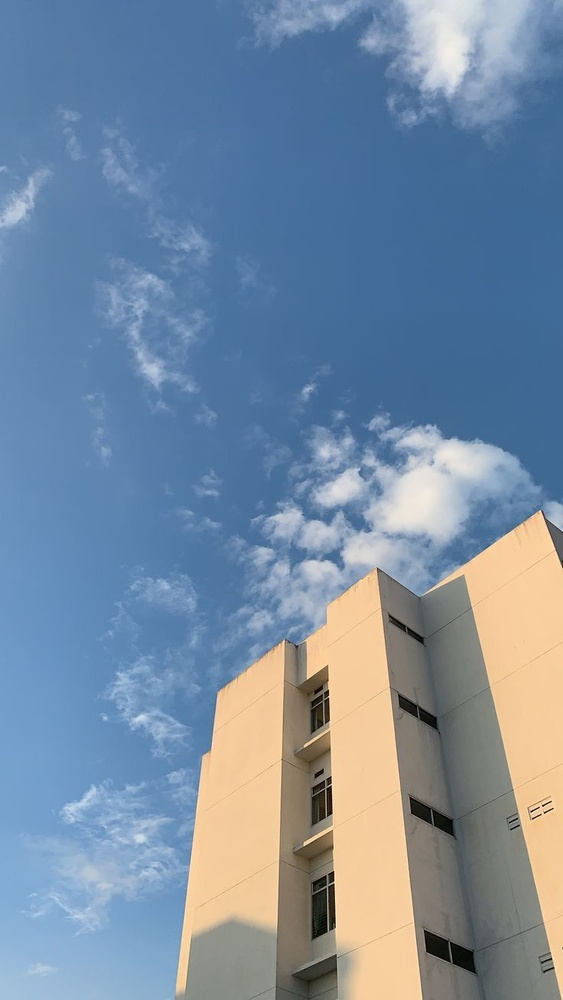
#> input picture gambaruas.jpeg, 563 x 1000 px, shrunk from 736 x 1308 before the run
$ python segmentasi_uas.py   (older library calls are emulated)
#> lines starting #> are read from the running program, lines starting #| are printed output that depends on the picture; after the words box and inside, x2 and y2 are one past the last pixel; in counts of white or black regions, pixels touching at a corner belong together
import os
import cv2
import numpy as np
import matplotlib.pyplot as plt


def read_image(path: str):
#> called with path = 'gambaruas.jpeg'
    if not os.path.exists(path):
        raise FileNotFoundError(f"File tidak ditemukan: {path}")

    img_bgr = cv2.imread(path)
#> img_bgr is the input picture: shape (1000, 563, 3); mean B, G, R 161.6, 139.7, 119.4
    if img_bgr is None:
        raise ValueError("Gagal membaca gambar. Pastikan format file valid (jpg/png).")

    img_rgb = cv2.cvtColor(img_bgr, cv2.COLOR_BGR2RGB)
    gray = cv2.cvtColor(img_bgr, cv2.COLOR_BGR2GRAY)
    return img_bgr, img_rgb, gray


def otsu_threshold(gray: np.ndarray) -> np.ndarray:
    # Otsu Thresholding (sesuai materi thresholding)
    _, otsu = cv2.threshold(gray, 0, 255, cv2.THRESH_BINARY + cv2.THRESH_OTSU)
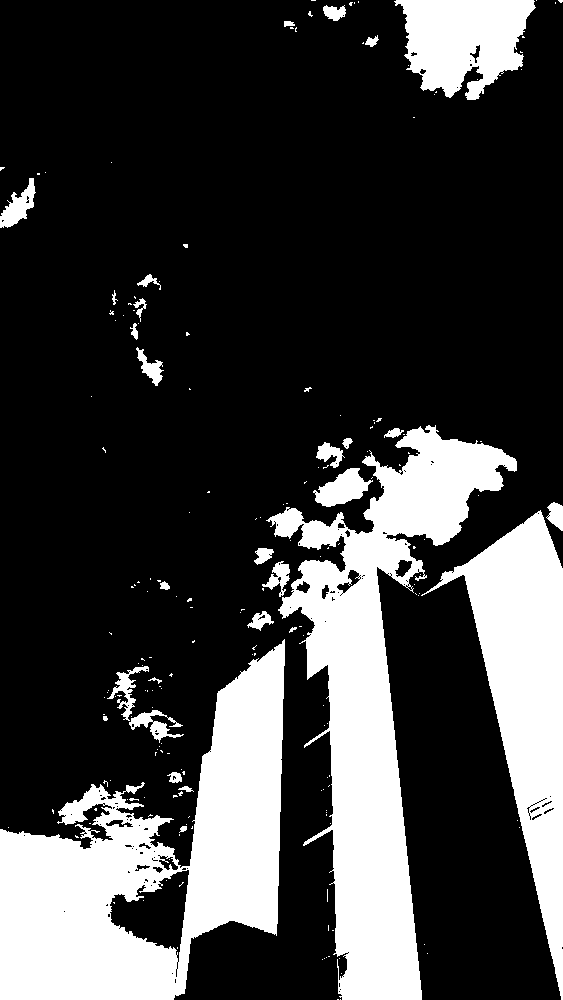
#> otsu: shape (1000, 563); 24.6% white; 194 white regions (163 under 20 px), largest, box (x1, y1, x2, y2) and area: (0, 639, 285, 1000) 49739, (266, 425, 517, 1000) 46666, (421, 510, 563, 1000) 25149
    return otsu


def sobel_magnitude(gray: np.ndarray) -> np.ndarray:
    # Sobel (Gx, Gy, magnitude)
    gx = cv2.Sobel(gray, cv2.CV_64F, 1, 0, ksize=3)
    gy = cv2.Sobel(gray, cv2.CV_64F, 0, 1, ksize=3)
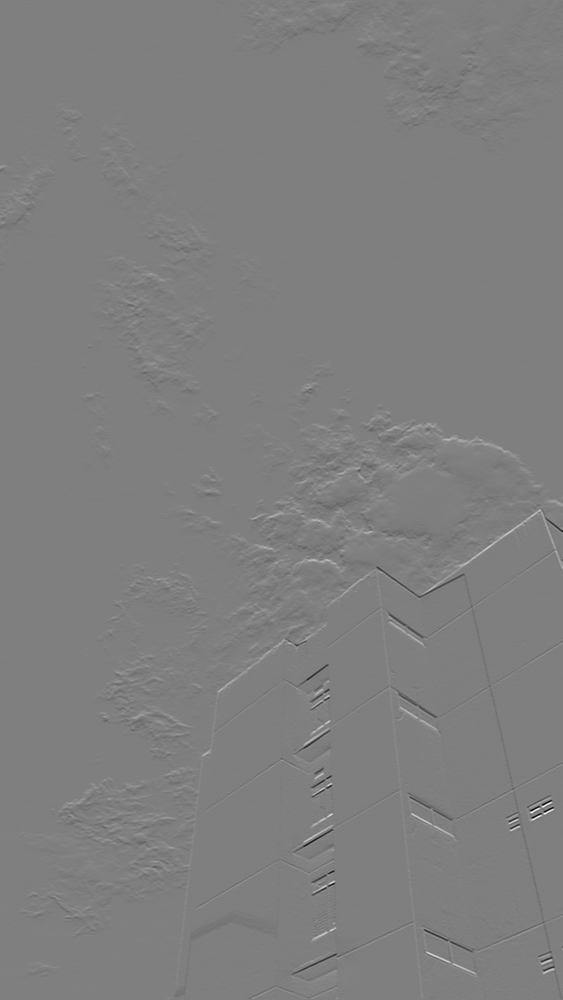
#> gy: shape (1000, 563) float64; min -770, max 771, mean 0; drawn with min black and max white
    mag = np.sqrt(gx**2 + gy**2)

    # normalisasi biar enak dilihat
    if mag.max() > 0:
        mag = (mag / mag.max() * 255).astype(np.uint8)
    else:
        mag = mag.astype(np.uint8)
    return mag


def canny_edges(gray: np.ndarray, t1: int = 100, t2: int = 200) -> np.ndarray:
    # Canny edge detection
#> called with t1 = 100, t2 = 200
    edges = cv2.Canny(gray, threshold1=t1, threshold2=t2, apertureSize=3)
#> edges: shape (1000, 563); 1.3% white in thin lines or dots
    return edges


def watershed_segmentation(img_bgr: np.ndarray):
    """
    Watershed segmentation standar:
    1) Noise removal + threshold
    2) Sure background (dilate)
    3) Sure foreground (distance transform)
    4) Unknown region
    5) Connected components -> markers
    6) Apply watershed
    """
    # Konversi ke gray
    gray = cv2.cvtColor(img_bgr, cv2.COLOR_BGR2GRAY)

    # Noise removal
    blur = cv2.GaussianBlur(gray, (5, 5), 0)

    # Threshold (Otsu) untuk mask awal
    _, thresh = cv2.threshold(blur, 0, 255, cv2.THRESH_BINARY + cv2.THRESH_OTSU)
#> thresh: shape (1000, 563); 24.6% white; 58 white regions (26 under 20 px), largest, box (x1, y1, x2, y2) and area: (0, 640, 285, 1000) 50081, (268, 426, 517, 1000) 46657, (423, 511, 563, 1000) 25345

    # Pastikan objek putih (kadang kebalik tergantung gambar)
    # Kalau objek dominan gelap, invert bisa membantu.
    # Heuristik sederhana: kalau putih terlalu sedikit, invert
    white_ratio = np.mean(thresh == 255)
#> white_ratio = 0.246
    if white_ratio < 0.35:
        thresh = cv2.bitwise_not(thresh)

    # Morph opening (hapus noise kecil)
    kernel = np.ones((3, 3), np.uint8)
    opening = cv2.morphologyEx(thresh, cv2.MORPH_OPEN, kernel, iterations=2)
#> opening: shape (1000, 563); 75.1% white; 41 black regions (15 under 20 px), largest, box (x1, y1, x2, y2) and area: (0, 640, 285, 1000) 50727, (263, 426, 517, 1000) 47660, (423, 503, 563, 1000) 25765

    # Sure background
    sure_bg = cv2.dilate(opening, kernel, iterations=3)
#> sure_bg: shape (1000, 563); 79% white; 32 black regions (12 under 20 px), largest, box (x1, y1, x2, y2) and area: (0, 648, 282, 1000) 45271, (274, 430, 514, 1000) 39244, (455, 516, 563, 990) 22977

    # Sure foreground via distance transform
    dist_transform = cv2.distanceTransform(opening, cv2.DIST_L2, 5)
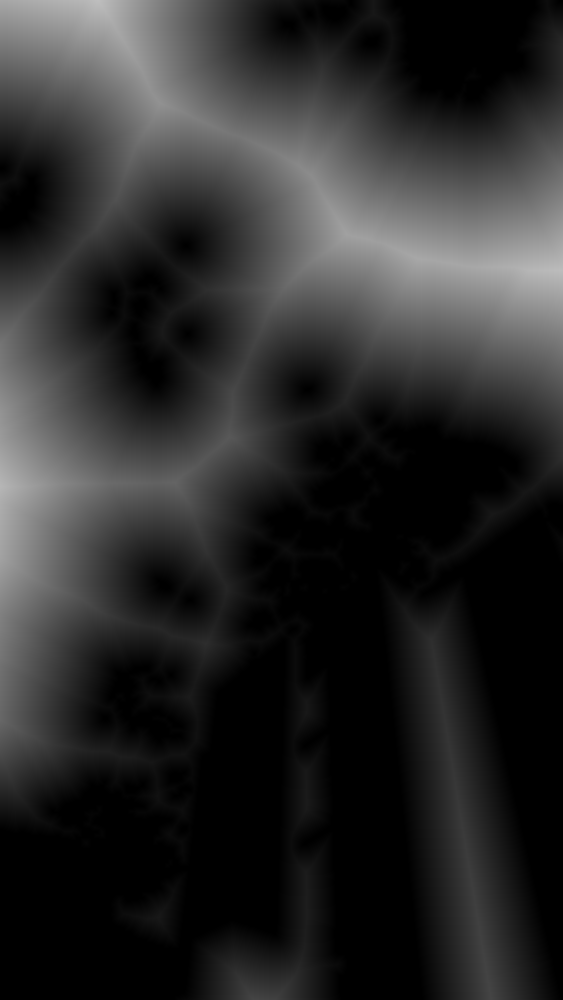
#> dist_transform: shape (1000, 563) float32; min 0, max 190.4, mean 43.2
    _, sure_fg = cv2.threshold(dist_transform, 0.7 * dist_transform.max(), 255, 0)
#> sure_fg: shape (1000, 563) float32; 6.3% white; 3 white regions, box (x1, y1, x2, y2) and area: (292, 161, 563, 329) 19177, (0, 0, 182, 117) 9874, (0, 388, 65, 606) 6695
    sure_fg = sure_fg.astype(np.uint8)

    # Unknown region
    unknown = cv2.subtract(sure_bg, sure_fg)
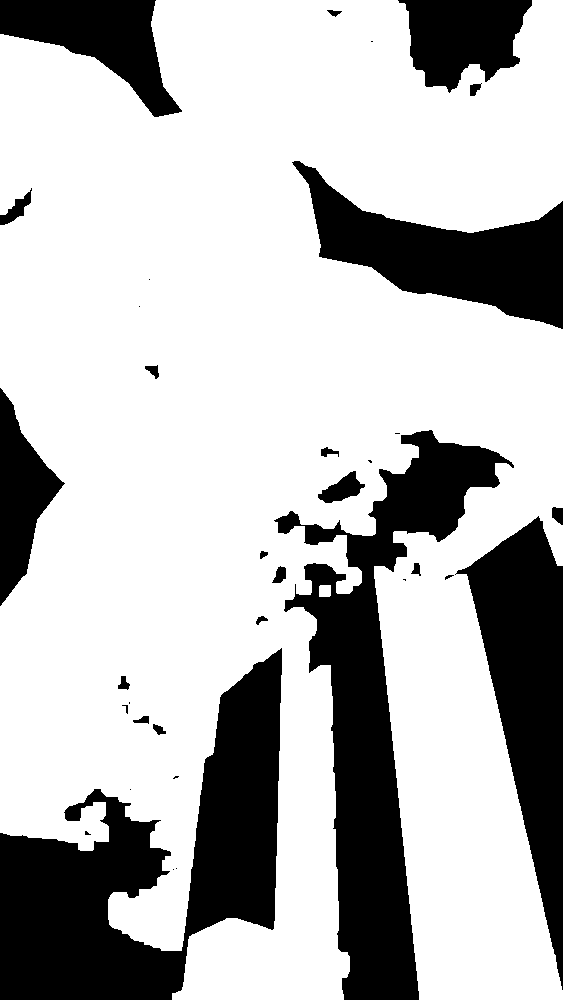
#> unknown: shape (1000, 563); 72.7% white; 35 black regions (12 under 20 px), largest, box (x1, y1, x2, y2) and area: (0, 648, 282, 1000) 45271, (274, 430, 514, 1000) 39244, (455, 516, 563, 990) 22977

    # Marker labelling
    _, markers = cv2.connectedComponents(sure_fg)
#> markers: shape (1000, 563) int32; 4 distinct labels, from 0 to 3
    markers = markers + 1
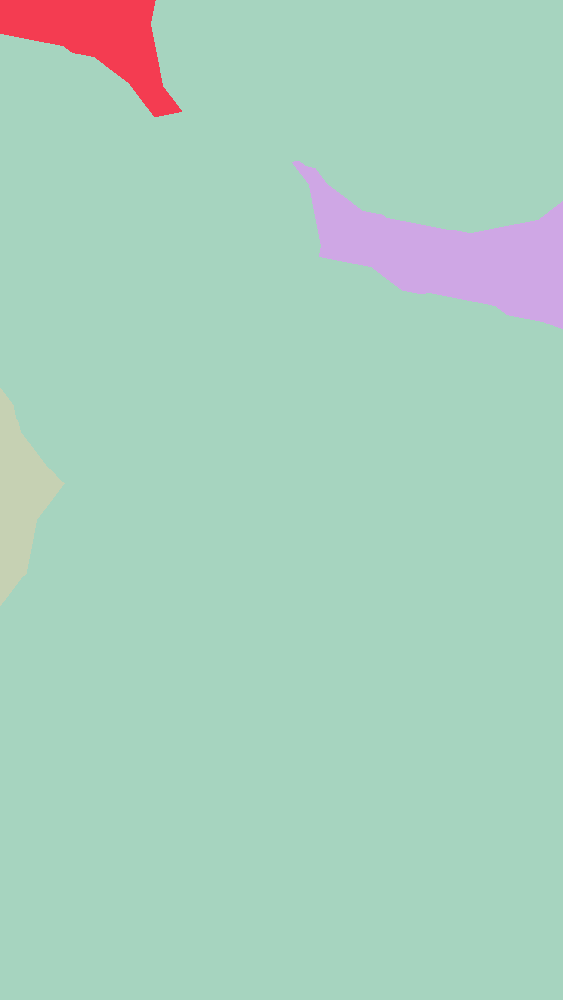
#> markers: shape (1000, 563) int32; 4 distinct labels, from 1 to 4; one colour per label, 0 black
    markers[unknown == 255] = 0
#> markers: shape (1000, 563) int32; 5 distinct labels, from 0 to 4

    # Apply watershed
    ws_input = img_bgr.copy()
    markers = cv2.watershed(ws_input, markers)
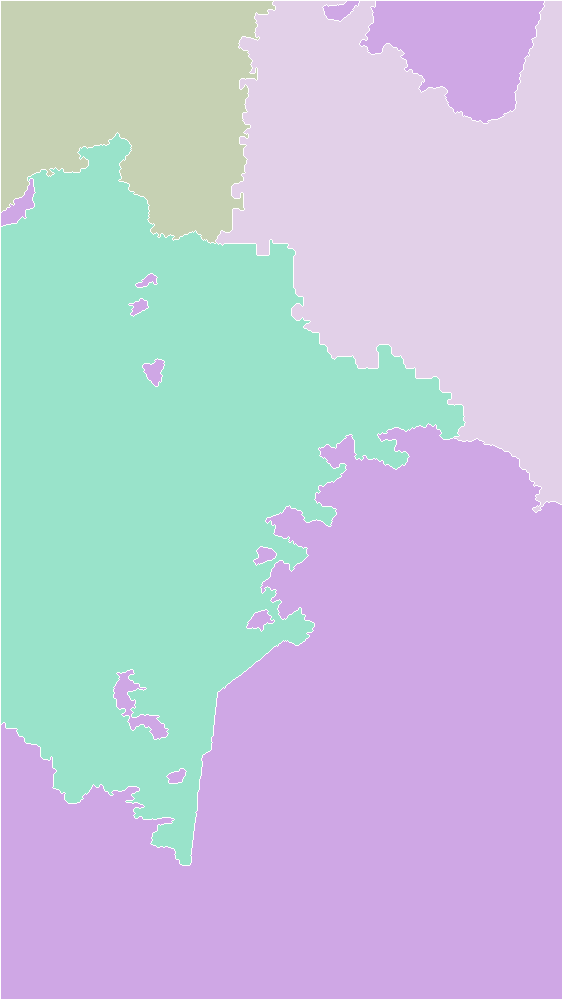
#> markers: shape (1000, 563) int32; 5 distinct labels, from -1 to 4; one colour per label, 0 black, -1 white

    # Gambar boundary (markers == -1)
    result = img_bgr.copy()
    result[markers == -1] = [0, 0, 255]  # merah (BGR)
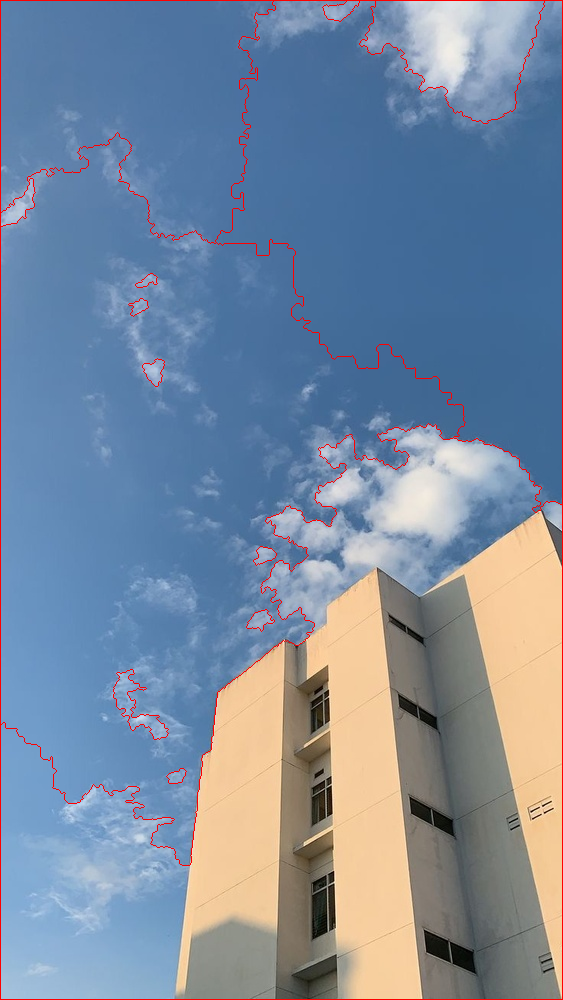
#> result: shape (1000, 563, 3); 1.28% of pixels changed, all inside (x1, y1, x2, y2) = (0, 0, 563, 1000)

    return result, markers, thresh, opening, sure_bg, sure_fg, unknown


def show_results(img_rgb, gray, otsu, sobel_mag, canny, ws_bgr):
    ws_rgb = cv2.cvtColor(ws_bgr, cv2.COLOR_BGR2RGB)

    plt.figure(figsize=(14, 8))

    plt.subplot(2, 3, 1)
    plt.title("Original")
    plt.imshow(img_rgb)
    plt.axis("off")

    plt.subplot(2, 3, 2)
    plt.title("Grayscale")
    plt.imshow(gray, cmap="gray")
    plt.axis("off")

    plt.subplot(2, 3, 3)
    plt.title("Otsu Threshold")
    plt.imshow(otsu, cmap="gray")
    plt.axis("off")

    plt.subplot(2, 3, 4)
    plt.title("Sobel Magnitude")
    plt.imshow(sobel_mag, cmap="gray")
    plt.axis("off")

    plt.subplot(2, 3, 5)
    plt.title("Canny Edges")
    plt.imshow(canny, cmap="gray")
    plt.axis("off")

    plt.subplot(2, 3, 6)
    plt.title("Watershed (Boundary Merah)")
    plt.imshow(ws_rgb)
    plt.axis("off")

    plt.tight_layout()
    plt.show()


def main():
    # GANTI PATH GAMBAR DI SINI:
    image_path = "gambaruas.jpeg"  # contoh: "data/gambar.jpg"

    img_bgr, img_rgb, gray = read_image(image_path)

    # Metode segmentasi
    otsu = otsu_threshold(gray)
    sobel_mag = sobel_magnitude(gray)
    canny = canny_edges(gray, 100, 200)
    ws_result_bgr, markers, *_debug = watershed_segmentation(img_bgr)

    # Tampilkan hasil
    show_results(img_rgb, gray, otsu, sobel_mag, canny, ws_result_bgr)

    # (Opsional) Simpan output
    out_dir = "output"
    os.makedirs(out_dir, exist_ok=True)
    cv2.imwrite(os.path.join(out_dir, "otsu.png"), otsu)
    cv2.imwrite(os.path.join(out_dir, "sobel_mag.png"), sobel_mag)
    cv2.imwrite(os.path.join(out_dir, "canny.png"), canny)
    cv2.imwrite(os.path.join(out_dir, "watershed.png"), ws_result_bgr)

    print("Selesai! Output tersimpan di folder:", out_dir)


if __name__ == "__main__":
    main()
